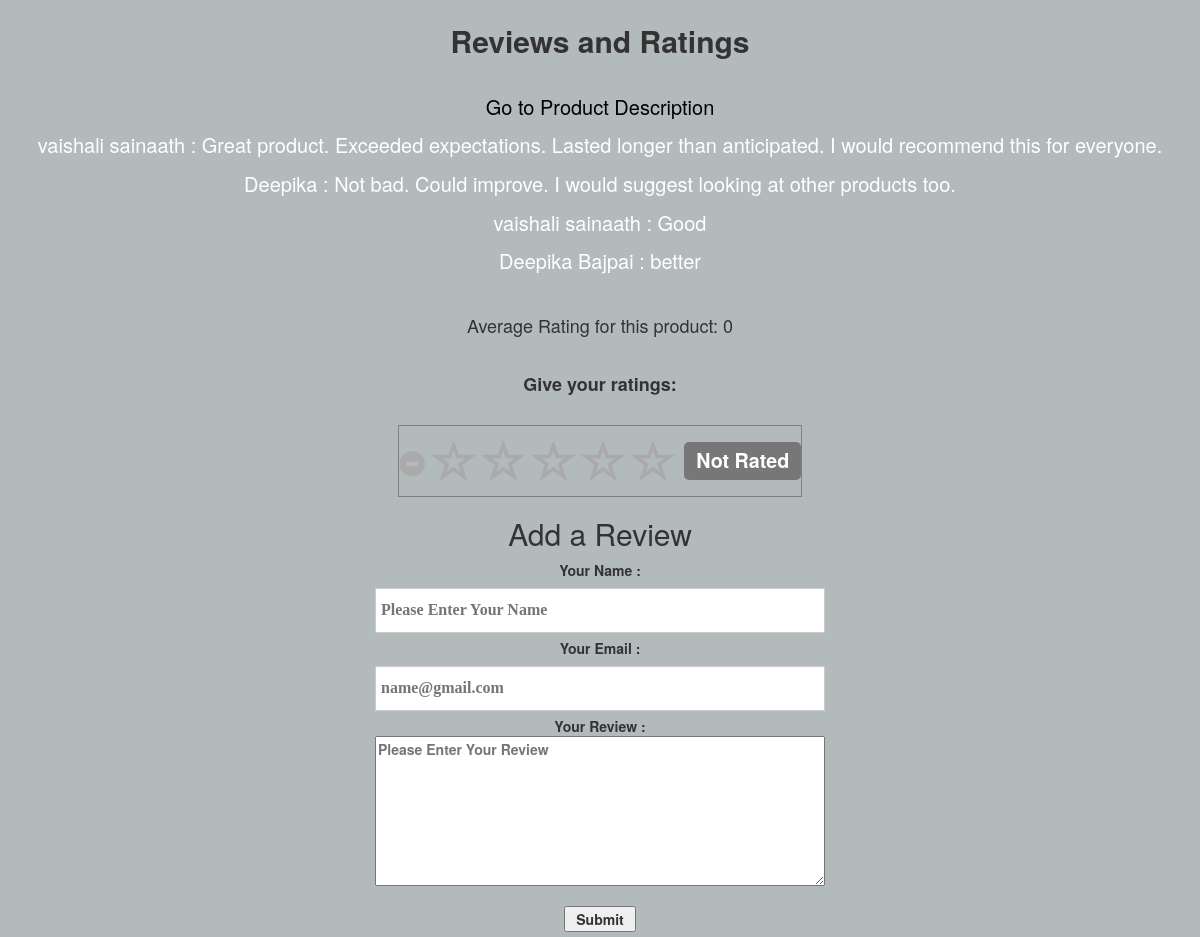
The app's page /review.php?itemid=1 with its own data.
### tables this page shows
CREATE TABLE `review` (
  `Name` varchar(20) NOT NULL,
  `Email` varchar(40) NOT NULL,
  `Review` varchar(2000) NOT NULL
);

### rating.php (called while the page is built, shortened)
<?php
function getRatingByProductId($con, $productId) {
	$query = "SELECT SUM(vote) as vote, COUNT(vote) as count from rating WHERE product_id = $productId";
      $result = mysqli_query($con, $query);
      $resultSet = mysqli_fetch_assoc($result);
      if($resultSet['count']>0) {
      	return ($resultSet['vote']/$resultSet['count']);
      } else {
      	return 0;
      }
}
?>

### review.php (the view, shortened to what this page needs)
<?php
$db_host = "localhost";
	$db_username = "root";
	$db_pass = "";
	$db_name = "StayBeautiful";
	$conn=mysqli_connect("$db_host","$db_username","$db_pass") or die ("could not connect to mysql");
	mysqli_select_db($conn,"$db_name") or die ("no database");
	include('rating.php')
?>
<!DOCTYPE html>
<html>
<head>
    <link href="http://netdna.bootstrapcdn.com/bootstrap/3.3.6/css/bootstrap.css" rel="stylesheet">
	<link href="css/star-rating.min.css" media="all" rel="stylesheet" type="text/css" />
</head>
<body style="background-color: #B2BABB">
 <br>
 <p style="text-align: center; font-size: 30px; font-weight: bold">Reviews and Ratings
</p>
  	<br>
 <?php
	echo "<p style='text-align:center; font-size: 20px'>";
	$prod_id = $_GET['itemid'];
	echo "<a class='button' href='Prod_Desc.php?itemid=" .$prod_id. "'> Go to Product Description</a>";
	echo "</p>";
	?>
 <?php
	if($result = $conn->query("SELECT * FROM Review"))
						{
							if($result->num_rows != 0)
							{
									while($row = mysqli_fetch_array($result)){
									echo "<p class='fetch'>";
									echo "$row[0] :"; echo "&nbsp";
									echo "$row[2]";
									echo "<br>";
									echo "</p>";
									}
							}
						}
?>
 <?php $prod_id = $_GET['itemid'];
 ?>
 <?php $res = getRatingByProductId($conn, $prod_id); ?>
 <br>
 <h4 style="text-align: center">Average Rating for this product: <?php echo "$res"; ?> </h4>
	<br>
	<h4 style="text-align: center; font-weight: bold"> Give your ratings:</h4> <br>
	<table border=1 align="center">
	<tr><td>
	</td></tr>
	</table>
	<h2 style="text-align: center">Add a Review</h2>
	<form action="" method="post" class="review">
	<div style="text-align: center">
		<label>Your Name : <br>
		<input type="text" name="name" id="name" required="required" placeholder="Please Enter Your Name"/><br />
		</label><br>
		<label>Your Email : <br>
		<input type="email" name="email" id="email" required="required" placeholder="name@gmail.com"/><br/>
		</label><br>
		<label>Your Review :
		<textarea id="feedback" name="feedback" required="required" placeholder="Please Enter Your Review"/></textarea>
		<br>
		<input type="submit" value=" Submit " name="submit"/><br />
		</label>
		<br>
	</div>
	</form>
</body>
</html>

### review.php (style rules this page uses)
input[type=text],input[type=email] { width:450px; padding: 10px; margin-top: 8px; border: 1px solid #ccc; padding-left: 5px; font-size: 16px; font-family:raleway; }
textarea#feedback { width: 450px; height: 150px; display: block; }
.fetch { text-align: center; font-size: 20px; color: white; }
a.button { -webkit-appearance: button; -moz-appearance: button; appearance: button; text-decoration: none; color: initial; text-slign: center; }

### records on screen
review: Name "vaishali sainaath", Review "Great product. Exceeded expectations. Lasted longer than anticipated. I would recommend this for everyone."
review: Name "Deepika", Review "Not bad. Could improve. I would suggest looking at other products too."
review: Name "vaishali sainaath", Review "Good"
review: Name "Deepika Bajpai", Review "better"

### other values on screen
$res "0"
